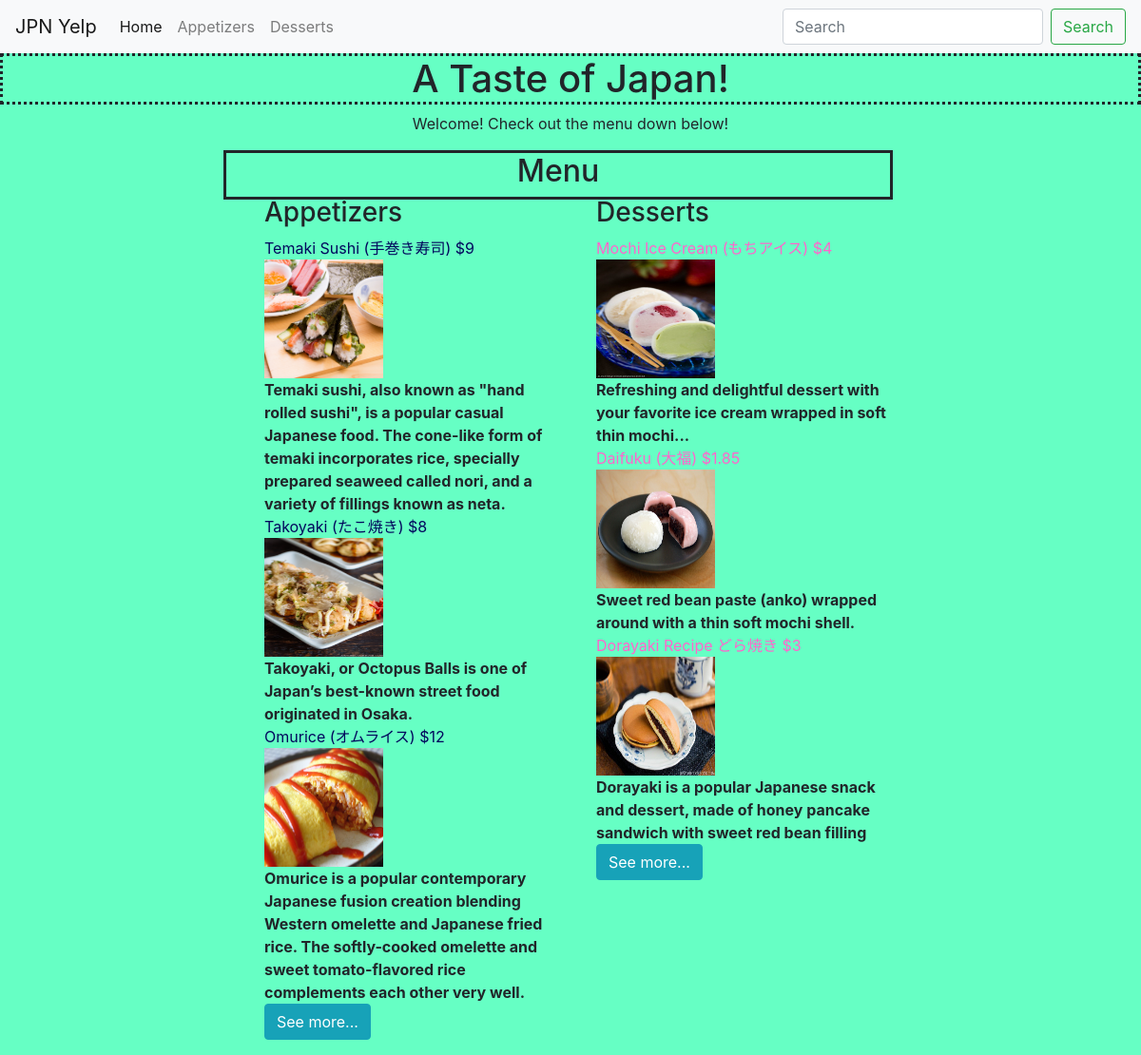
The page / on the database its author committed.
### jpnyelp/models.py (models this page shows)
class Food(models.Model):
    name = models.CharField(max_length=200)
    description = models.CharField(max_length=300)
    price = models.FloatField(default=0)
    image = models.ImageField(upload_to="images/")

class Dessert(models.Model):
    name = models.CharField(max_length=200)
    description = models.CharField(max_length=300)
    price = models.FloatField(default=0)
    image = models.ImageField(upload_to="images/")

### jpnyelp/views.py (the view)
# urls.py: path('', jpnyelp.views.homepage, name='homepage'),
def homepage(request):
    foods = Food.objects
    desserts = Dessert.objects
    return render(request, 'jpnyelp/index.html', {'foods':foods, 'desserts':desserts})

### jpnyelp/templates/jpnyelp/index.html (shortened to what this page needs)
{% load static %}
<html>
  <head>
    <link rel="stylesheet" href="https://stackpath.bootstrapcdn.com/bootstrap/4.1.3/css/bootstrap.min.css">
    <link rel="stylesheet" href="{% static 'style.css' %}" type="text/css">
  </head>
  <body style="background-color:#66ffc4">
    <nav class="navbar navbar-expand-lg navbar-light bg-light">
      <a class="navbar-brand" href="#">JPN Yelp</a>
      <div class="collapse navbar-collapse" id="navbarSupportedContent">
        <ul class="navbar-nav mr-auto">
          <li class="nav-item active">
            <a class="nav-link" href="/">Home<span class="sr-only">(current)</span></a>
          </li>
          <li class="nav-item">
            <a class="nav-link" href="/appetizers">Appetizers</a>
          </li>
          <li class="nav-item">
            <a class="nav-link" href="/dessert">Desserts</a>
          </li>
        </ul>
        <form class="form-inline my-2 my-lg-0">
          <input class="form-control mr-sm-2" type="search" placeholder="Search" aria-label="Search">
          <button class="btn btn-outline-success my-2 my-sm-0" type="submit">Search</button>
        </form>
      </div>
    </nav>
    <h1>A Taste of Japan!</h1>
    <div class="container">
      <div class="row">
        <div class="col-2"></div>
        <div class="col-8">
          <p style="text-align:center">Welcome! Check out the menu down below!</p>
          <div class="menu">
            <h2 style="text-align:center">Menu</h2>
            <div class="menu-sm">
              <ul style="list-style-type:none" >
                <h3>Appetizers</h3>
                {% for food in foods.all %}
                {% if food.id < 4 %}
                <li style="color:#02075d">{{ food.name }} ${{ food.price|floatformat:-2 }}</li>
                <img style="width:125px;height:125px" src="food/{{food.image.url}}" alt="">
                <li style="font-weight:bold">{{ food.description }}</li>
                {% endif %}
                {% endfor %}
                <a class="btn btn-info" href="/appetizers">See more...</a>
              </ul>
            </div>
            <div class="menu-sm">
              <ul style="list-style-type:none">
                <h3>Desserts</h3>
                {% for dessert in desserts.all %}
                {% if dessert.id < 4 %}
                <li style="color:#ff66cc">{{ dessert.name }} ${{ dessert.price|floatformat:-2 }}</li>
                <img style="width:125px;height:125px" src="food/{{dessert.image.url}}" alt="">
                <li style="font-weight:bold">{{ dessert.description }}</li>
                {% endif %}
                {% endfor %}
                <a class="btn btn-info" href="/dessert">See more...</a>
              </ul>
            </div>
          </div>
        </div>
        <div class="col-2"></div>
      </div>
    </div>
  </body>
</html>

### static_files/style.css (style rules this page uses)
h1 { border-style: dotted; overflow: hidden; text-align: center; }
.menu { width:704px; border-style: solid; margin:0; }
.menu-sm { width:50%; float:left; margin:0; overflow: hidden; }

### rows shown on the page
Food: name "Temaki Sushi (手巻き寿司)", price "9", image (picture), description "Temaki sushi, also known as \"hand rolled sushi\", is a popular casual Japanese food. The cone-like form of temaki incorporates rice, specially prepared seaweed called nori, and a variety of fillings known as neta."
Food: name "Takoyaki (たこ焼き)", price "8", image (picture), description "Takoyaki, or Octopus Balls is one of Japan’s best-known street food originated in Osaka."
Food: name "Omurice (オムライス)", price "12", image (picture), description "Omurice is a popular contemporary Japanese fusion creation blending Western omelette and Japanese fried rice. The softly-cooked omelette and sweet tomato-flavored rice complements each other very well."
Dessert: name "Mochi Ice Cream (もちアイス)", price "4", image (picture), description "Refreshing and delightful dessert with your favorite ice cream wrapped in soft thin mochi..."
Dessert: name "Daifuku (大福)", price "1.85", image (picture), description "Sweet red bean paste (anko) wrapped around with a thin soft mochi shell."
Dessert: name "Dorayaki Recipe どら焼き", price "3", image (picture), description "Dorayaki is a popular Japanese snack and dessert, made of honey pancake sandwich with sweet red bean filling"
